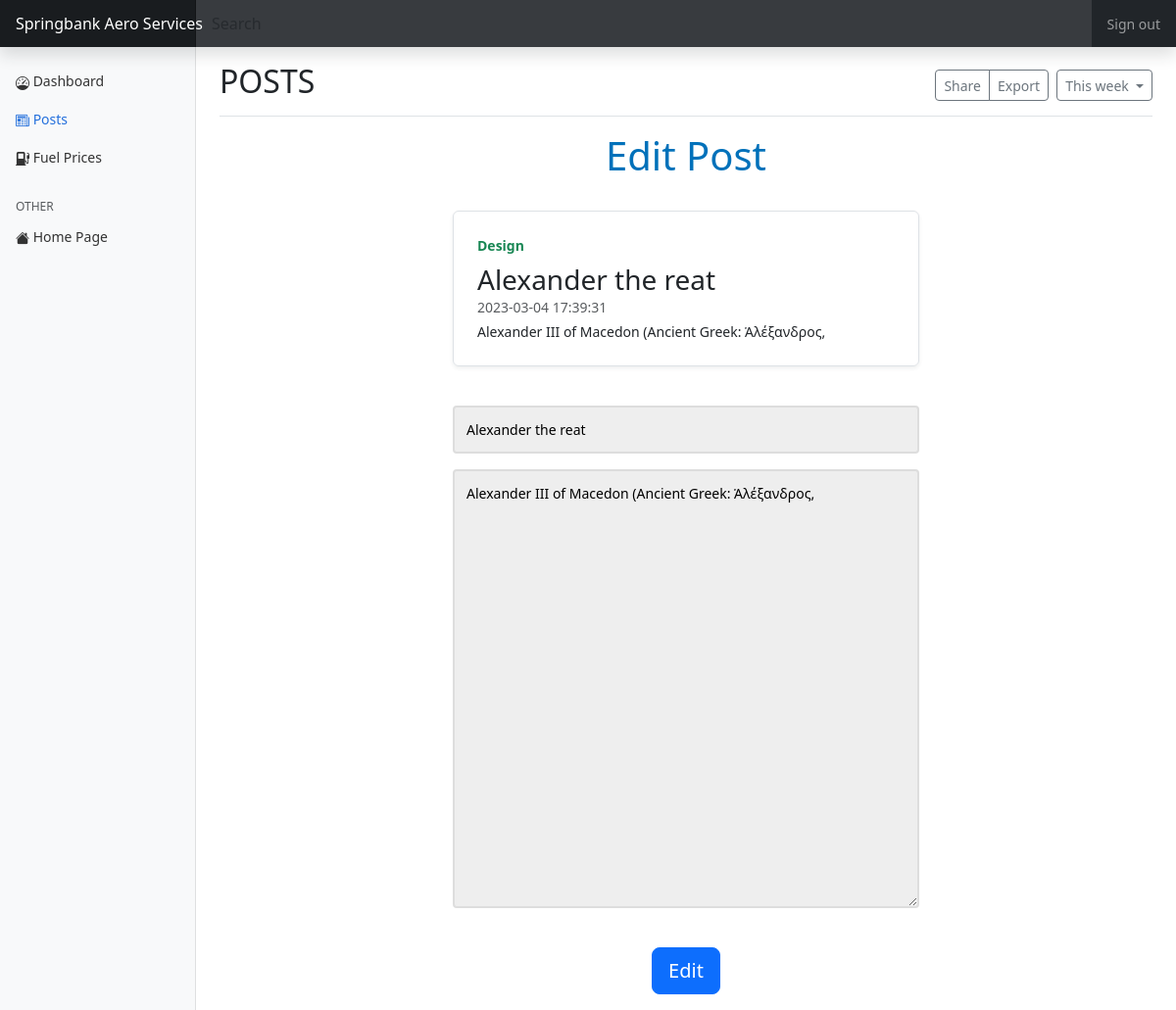
The app's page /posts-edit.php?id=5 (signed in) with its own data.
### tables this page shows
CREATE TABLE `posts` (
  `id` int(11) NOT NULL,
  `title` varchar(100) NOT NULL,
  `content` text DEFAULT NULL,
  `date` datetime DEFAULT current_timestamp()
);

### posts-edit.php (the view, shortened to what this page needs)
<?php
include("connection.php");
$post_id = $_GET['id'];
$query = "select * from posts where id = '$post_id' limit 1";
$result = mysqli_query($con, $query);
$post_data = mysqli_fetch_assoc($result);
?>
<!doctype html>
<html lang="en">
  <head>
    <link rel="stylesheet" href="admin-post-styles.css">
    <link href="assets/bootstrap/css/bootstrap.min.css" rel="stylesheet">
    <link href="assets/css/bootstrap-icons.css" rel="stylesheet">
    <link href="assets/css/dashboard.css" rel="stylesheet">
  </head>
  <body>
<header class="navbar navbar-dark sticky-top bg-dark flex-md-nowrap p-0 shadow">
  <a class="navbar-brand col-md-3 col-lg-2 me-0 px-3 fs-6" href="#">Springbank Aero Services</a>
  <input class="form-control form-control-dark w-100 rounded-0 border-0" type="text" placeholder="Search" aria-label="Search">
  <div class="navbar-nav">
    <div class="nav-item text-nowrap">
      <a class="nav-link px-3" href="indexLoginPage.php">Sign out</a>
    </div>
  </div>
</header>
<div class="container-fluid">
  <div class="row">
    <nav id="sidebarMenu" class="col-md-3 col-lg-2 d-md-block bg-light sidebar collapse">
      <div class="position-sticky pt-3 sidebar-sticky">
        <ul class="nav flex-column">
          <li class="nav-item">
          <a class="nav-link " aria-current="page" href="#">
          <i class="bi bi-speedometer"></i>
              Dashboard
            </a>
            <a class="nav-link active " aria-current="page" href="posts.php">
            <i class="bi bi-newspaper"></i>
              Posts
            </a>
          </li>
          <li class="nav-item">
            <a class="nav-link" aria-current="page" href="admin-fuel-price.php">
            <i class="bi bi-fuel-pump-fill"></i>
              Fuel Prices
            </a>
          </li>
        </ul>
        <h6 class="sidebar-heading d-flex justify-content-between align-items-center px-3 mt-4 mb-1 text-muted text-uppercase">
          <span>OTHER</span>
        </h6>
        <ul class="nav flex-column mb-2">
          <li class="nav-item">
            <a class="nav-link" href="#">
            <i class="bi bi-house-fill"></i>
              Home Page
            </a>
          </li>
        </ul>
      </div>
    </nav>
    <main class="col-md-9 ms-sm-auto col-lg-10 px-md-4">
      <div class="d-flex justify-content-between flex-wrap flex-md-nowrap align-items-center pt-3 pb-2 mb-3 border-bottom">
        <h1 class="h2">POSTS</h1>
        <div class="btn-toolbar mb-2 mb-md-0">
          <div class="btn-group me-2">
            <button type="button" class="btn btn-sm btn-outline-secondary">Share</button>
            <button type="button" class="btn btn-sm btn-outline-secondary">Export</button>
          </div>
          <button type="button" class="btn btn-sm btn-outline-secondary dropdown-toggle">
            This week
          </button>
        </div>
      </div>
    <div class="col-md 6 d-flex align-items-center flex-column ">
        <h1 class=" form__title text-blue">Edit Post</h1>
        <div class="col-md-6  ">
                    <div class="row g-0 border rounded overflow-hidden flex-md-row
                    m-auto mb-4 shadow-sm h-md-250 position-relative ">
                        <div class="col p-4 d-flex flex-column position-static">
                            <strong class="d-inline-block mb-2 text-success">Design</strong>
                            <h3 class="mb-0"><?php if (isset($post_data['title'])): ?>
                                        <?php echo $post_data['title'];?>
                                    <?php endif; ?></h3>
                        <div class="mb-1 text-muted"><?php if (isset($post_data['date'])): ?>
                                        <?php echo $post_data['date'];?>
                                    <?php endif; ?></div>
                            <p class="mb-auto"><?php if (isset($post_data['content'])): ?>
                                        <?php echo $post_data['content'];?>
                                    <?php endif; ?></p>
                        </div>
                    </div>
                </div>
    </div>
    <div class="col-md 6 mx-auto ">
        <form method="post">
        <div class="form__input-group">
            <input type="text" class="form__input w-50" name="title" value="<?php echo $post_data['title'];?>" >
        </div>
        <div class="form__input-group">
            <textarea rows="20" type="text" class="form__input w-50" name="content"><?php echo $post_data['content'];?></textarea>
        </div>
        <div class="form__input-group">
        <button class="mt-4 btn btn-primary btn-lg d-flex justify-items-center " type="submit">Edit</button>
        </div>
        </form>
    </div>
    </main>
  </div>
</div>
  </body>
</html>

### admin-post-styles.css (style rules this page uses)
.form__title { margin-bottom: 2rem; text-align: center; color: #0071ba; }
.form__input-group { margin-bottom: 1rem; display: flex; justify-content: center; }
.form__input { width: 50%; padding: 0.75rem; box-sizing: border-box; border-radius: 4px; border: 2px solid #dddddd; outline: none; background: #eeeeee; transition: background 0.2s, border-color 0.2s; }

### assets/css/dashboard.css (style rules this page uses)
body { font-size: .875rem; }
.sidebar { position: fixed; top: 0; bottom: 0; left: 0; z-index: 100; padding: 48px 0 0; box-shadow: inset -1px 0 0 rgba(0, 0, 0, .1); }
.sidebar-sticky { height: calc(100vh - 48px); overflow-x: hidden; overflow-y: auto; }
.sidebar .nav-link { font-weight: 500; color: #333; }
.sidebar .nav-link.active { color: #2470dc; }
.sidebar-heading { font-size: .75rem; }
.navbar-brand { padding-top: .75rem; padding-bottom: .75rem; background-color: rgba(0, 0, 0, .25); box-shadow: inset -1px 0 0 rgba(0, 0, 0, .25); }
.navbar .form-control { padding: .75rem 1rem; }
.form-control-dark { color: #fff; background-color: rgba(255, 255, 255, .1); border-color: rgba(255, 255, 255, .1); }

### posts-edit.php (style rules this page uses)
.bi { vertical-align: -.125em; fill: currentColor; }

### records on screen
posts: title "Alexander the reat", date "2023-03-04 17:39:31", content "Alexander III of Macedon (Ancient Greek: Ἀλέξανδρος,"
